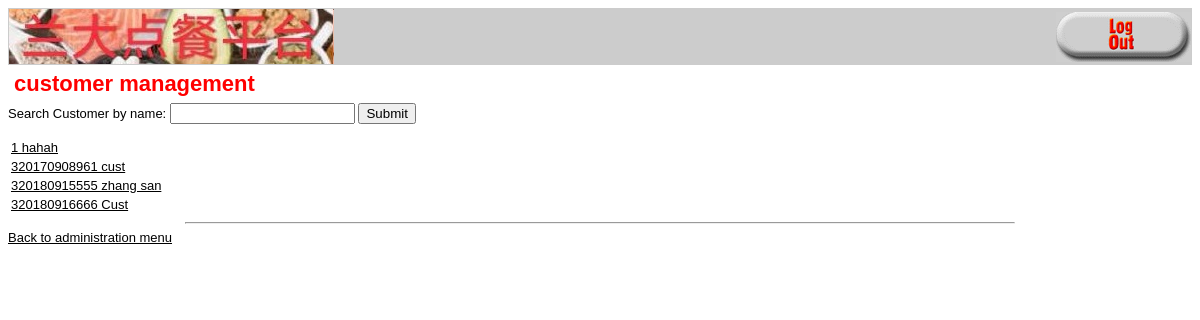
The app's page /cust_manage_form.php (signed in), older data.
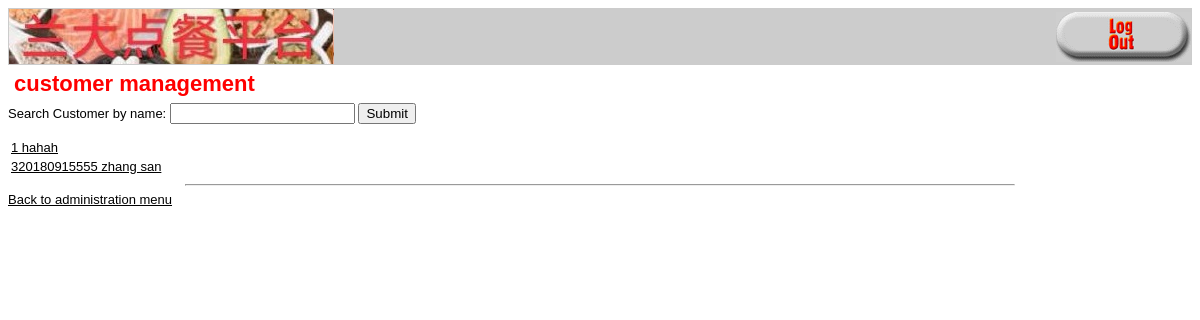
The same page, newer data.
### tables this page shows
CREATE TABLE `customers` (
  `customerid` varchar(12) NOT NULL,
  `name` char(60) NOT NULL,
  `dormitory` varchar(20) NOT NULL,
  `password` varchar(50) NOT NULL,
  `sex` int(11) DEFAULT NULL,
  `age` int(11) DEFAULT NULL,
  `phone` varchar(20) NOT NULL,
  `qq` varchar(20) DEFAULT NULL,
  `email` varchar(50) DEFAULT NULL
);

### user_auth_fns.php (called while the page is built, shortened)
<?php
function check_admin_user() {
  if (isset($_SESSION['admin_user'])) {
    return true;
  } else {
    return false;
  }
}

### output_fns.php (the view, shortened to what this page needs)
<?php
function do_html_header($title = '')
{
?>
  <html>
  <head>
  </head>
  <body>
    <table width="100%" border="0" cellspacing="0" bgcolor="#cccccc">
      <tr>
        <td rowspan="2">
          <a href="index.php"><img src="images/LZU-food-ordering.jpg" alt="foodorama" border="0" align="left" valign="bottom" height="55" width="325" /></a>
        </td>
        <td align="right" valign="bottom">
        </td>
        <td align="right" rowspan="2" width="135">
          <?php
          if (isset($_SESSION['admin_user'])) {
            display_button('logout.php', 'log-out', 'Log Out');
          } else if (isset($_SESSION['cust_user'])) {
            display_button('logout_cust.php', 'log-out', 'Log Out');
            display_button('show_cart.php', 'view-cart', 'View Your Shopping Cart');
          } else {
            display_button('cust_signup_form.php', 'sign-up', 'Sign Up');
            display_button('cust_login.php', 'log-in', 'Log In');
          }
          ?>
      </tr>
      <tr>
        <td align="right" valign="top">
        </td>
      </tr>
    </table>
    <?php
    if ($title) {
      do_html_heading($title);
    }
  }
  function do_html_footer()
  {
    ?>
  </body>
  </html>
<?php
  }
  function do_html_heading($heading)
  {
?>
  <h2><?php echo htmlspecialchars($heading); ?></h2>
<?php
  }
  function do_html_URL($url, $name)
  {
?>
  <a href="<?php echo htmlspecialchars($url); ?>"><?php echo $name; ?></a><br />
<?php
  }
?>
<?php
  function display_button($target, $image, $alt)
  {
    echo "<div align=\"right\"><a href=\"" . htmlspecialchars($target) . "\">
          <img src=\"images/" . htmlspecialchars($image) . ".gif\"
           alt=\"" . htmlspecialchars($alt) . "\" border=\"0\" height=\"50\"
           width=\"135\"/></a></div>";
  }
?>

### cust_manage_form.php (shortened to what this page needs)
<?php
do_html_header("customer management");
if (check_admin_user()) {
  $custdetails = get_cust();
  display_cust($custdetails);
} else {
  echo "<p>You are not authorized to enter the administration area.</p>";
}
do_html_footer();

### cust_fns.php (shortened to what this page needs)
<?php
function get_cust() {
    if (!empty($_GET['key'])) {
       $key = $_GET['key'];
       $k = "name like '%$key%'";
   } else {
       $k = "1";
   }
    $conn = db_connect();
    $query = "select * from customers where ".$k;
    $result = @$conn->query($query);
    $result = db_result_to_array($result);
    return $result;
 }
 function display_cust($custdetails)
 {
   if (!empty($_GET['key']) && !is_array($custdetails)) {
     echo "<p>No customer currently available with the keyword: " . $_GET['key'] . "</p>";
   } else if (!is_array($custdetails)) {
     echo "<p>No customer currently available</p>";
   } else {
     echo "
     <form  align=\"left\" method=\"get\" action=\"cust_manage_form.php\">
     Search Customer by name:
     <input type=\"text\" name=\"key\">
     <input type=\"submit\">
     </form>";
     echo "<table width=\"100%\" border=\"0\">";
     foreach ($custdetails as $row) {
       $url = "show_cust.php?customerid=" . urlencode($row['customerid']);
       echo "<tr><td>";
       $name = htmlspecialchars($row['customerid']). " ".htmlspecialchars($row['name']);
       do_html_url($url, $name);
       echo "</td></tr>";
     }
     echo "</table>";
   }
   echo "<hr />";
 }

### output_fns.php (style rules this page uses)
h2 { font-family: Arial, Helvetica, sans-serif; font-size: 22px; color: red; margin: 6px }
body { font-family: Arial, Helvetica, sans-serif; font-size: 13px }
li, td { font-family: Arial, Helvetica, sans-serif; font-size: 13px }
hr { color: #FF0000; width: 70%; text-align: center }
a { color: #000000 }

Row changes from the older to the newer data that the page shows:
removed customers: name "320170908961 cust"
removed customers: name "320180916666 Cust"
